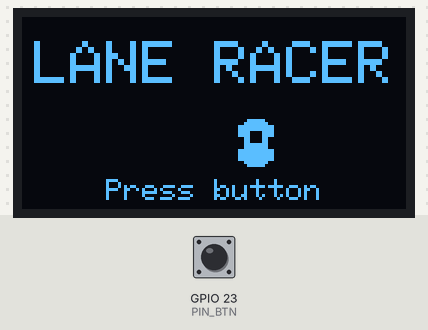
The sketch below on a simulated ESP32. On the bench: 128×64 one-colour display. The test bench sets the inputs (shaded band); at power-on: GPIO 23 (PIN_BTN) HIGH. Random numbers use the default seed unless the sketch sets one.

Above: at 1.2 s.
1.3 s: GPIO 23 (PIN_BTN) pulled LOW for 0.15 s
At 1.55 s:
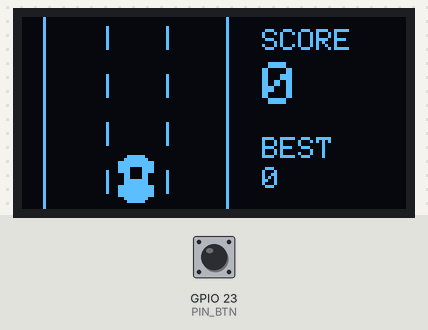
2.0 s: GPIO 23 (PIN_BTN) pulled LOW for 1 s
At 2.45 s:
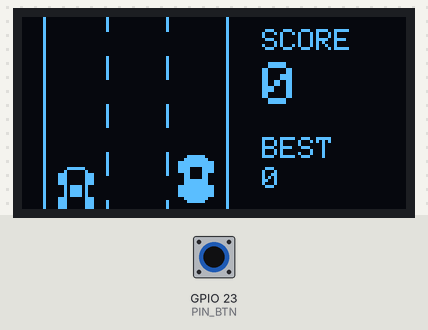
3.6 s: GPIO 23 (PIN_BTN) pulled LOW for 0.15 s
At 3.95 s:
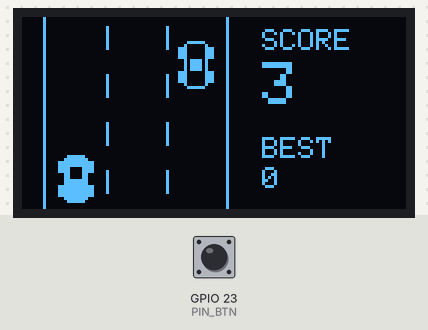
4.3 s: GPIO 23 (PIN_BTN) pulled LOW for 1 s
At 4.55 s:
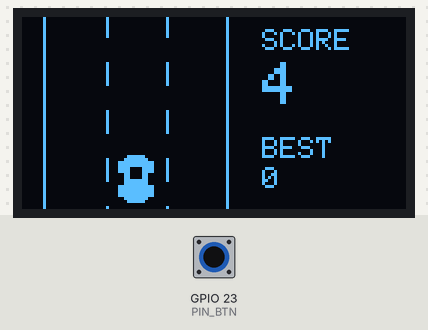
5.9 s: GPIO 23 (PIN_BTN) pulled LOW for 3.2 s
At 9.2 s:
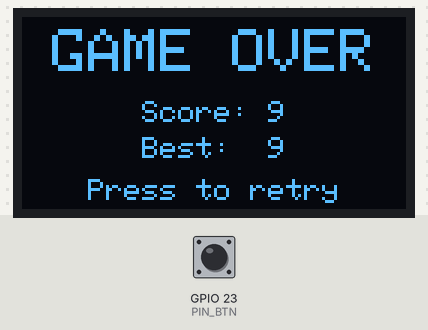
10.6 s: GPIO 23 (PIN_BTN) pulled LOW for 0.15 s
At 11.16 s:
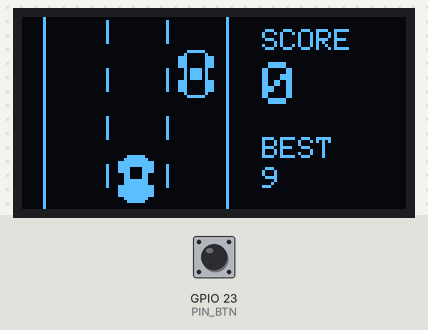
Timing chart, 0 to 12.3 s (numbered marks = the images above; inputs shaded):
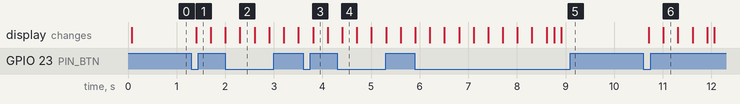

The sketch:

Lane_racer.ino
```cpp
/*
  LANE RACER - one-button racing game for a 128x64 SSD1306 OLED

  Board : ESP32
  OLED  : SSD1306 128x64 I2C  (SDA = GPIO 22, SCL = GPIO 21, address 0x3C)
  Button: GPIO 2 -> GND  (uses the internal pull-up, no resistor needed)

  Libraries (Library Manager):
    - Adafruit SSD1306
    - Adafruit GFX Library

  How to play:
    Each click moves your car to the next lane (1 -> 2 -> 3 -> 1 ...).
    Dodge the other cars. Every car you pass = 1 point. Speed rises with score.
*/

#include <Wire.h>
#include <Adafruit_GFX.h>
#include <Adafruit_SSD1306.h>

// ---------- Hardware ----------
#define SCREEN_W   128
#define SCREEN_H   64
#define OLED_ADDR  0x3C
#define PIN_SDA    22
#define PIN_SCL    21
#define PIN_BTN    23

Adafruit_SSD1306 display(SCREEN_W, SCREEN_H, &Wire, -1);

// ---------- Road / car layout ----------
const int LANES    = 3;
const int LANE_W   = 20;
const int ROAD_X   = 8;                    // left edge of the road
const int ROAD_W   = LANES * LANE_W;       // 60 px wide -> road spans x = 8..68
const int CAR_W    = 12;
const int CAR_H    = 16;
const int PLAYER_Y = SCREEN_H - CAR_H - 2; // player sits near the bottom

// ---------- Game tuning (play with these!) ----------
const int           MAX_ENEMIES = 3;
const int           START_SPEED = 3;       // pixels per frame
const int           MAX_SPEED   = 6;
const int           SPAWN_CHANCE = 10;     // % chance per frame when there is room
const unsigned long FRAME_MS    = 30;      // frame time (~33 fps max)

// ---------- Game state ----------
enum GameState { STATE_TITLE, STATE_PLAY, STATE_OVER };
GameState state = STATE_TITLE;

struct Enemy {
  bool active;
  int  lane;
  int  y;
};
Enemy enemies[MAX_ENEMIES];

int  playerLane = 1;
int  score      = 0;
int  bestScore  = 0;
int  roadScroll = 0;

unsigned long lastFrame = 0;
unsigned long overAt    = 0;
bool pendingPress = false;

// =====================================================
//  Button (debounced, returns true once per press)
// =====================================================
bool readButtonPress() {
  static bool lastReading  = HIGH;
  static bool stableState  = HIGH;
  static unsigned long lastChange = 0;

  bool reading = digitalRead(PIN_BTN);
  if (reading != lastReading) {
    lastChange  = millis();
    lastReading = reading;
  }

  bool pressed = false;
  if ((millis() - lastChange) > 25 && reading != stableState) {
    stableState = reading;
    if (stableState == LOW) pressed = true;   // pressed = pulled to GND
  }
  return pressed;
}

// =====================================================
//  Helpers
// =====================================================
int laneX(int lane) {
  return ROAD_X + lane * LANE_W + (LANE_W - CAR_W) / 2;
}

int currentSpeed() {
  int s = START_SPEED + score / 8;
  return (s > MAX_SPEED) ? MAX_SPEED : s;
}

void drawCentered(const char* txt, int y, int size) {
  int16_t x1, y1;
  uint16_t w, h;
  display.setTextSize(size);
  display.getTextBounds(txt, 0, y, &x1, &y1, &w, &h);
  display.setCursor((SCREEN_W - w) / 2, y);
  display.print(txt);
}

// =====================================================
//  Drawing
// =====================================================
void drawCar(int x, int y, bool player) {
  // wheels
  display.fillRect(x,             y + 2,  3, 4, WHITE);
  display.fillRect(x + CAR_W - 3, y + 2,  3, 4, WHITE);
  display.fillRect(x,             y + 10, 3, 4, WHITE);
  display.fillRect(x + CAR_W - 3, y + 10, 3, 4, WHITE);

  if (player) {
    // solid body with a "windshield" cut-out
    display.fillRoundRect(x + 2, y, CAR_W - 4, CAR_H, 2, WHITE);
    display.fillRect(x + 4, y + 4, CAR_W - 8, 4, BLACK);
  } else {
    // outlined body so enemies look different from you
    display.drawRoundRect(x + 2, y, CAR_W - 4, CAR_H, 2, WHITE);
    display.fillRect(x + 4, y + 6, CAR_W - 8, 4, WHITE);
  }
}

void drawRoad() {
  // road edges
  display.drawFastVLine(ROAD_X - 1,     0, SCREEN_H, WHITE);
  display.drawFastVLine(ROAD_X + ROAD_W, 0, SCREEN_H, WHITE);

  // scrolling dashed lane dividers
  int offset = roadScroll % 16;
  for (int i = 1; i < LANES; i++) {
    int x = ROAD_X + i * LANE_W;
    for (int y = -16 + offset; y < SCREEN_H; y += 16) {
      display.drawFastVLine(x, y, 8, WHITE);
    }
  }
}

void drawPanel() {
  display.setTextColor(WHITE);
  display.setTextSize(1);
  display.setCursor(80, 4);
  display.print("SCORE");
  display.setTextSize(2);
  display.setCursor(80, 15);
  display.print(score);

  display.setTextSize(1);
  display.setCursor(80, 40);
  display.print("BEST");
  display.setCursor(80, 50);
  display.print(bestScore);
}

void drawGame() {
  display.clearDisplay();
  drawRoad();
  for (int i = 0; i < MAX_ENEMIES; i++) {
    if (enemies[i].active) drawCar(laneX(enemies[i].lane), enemies[i].y, false);
  }
  drawCar(laneX(playerLane), PLAYER_Y, true);
  drawPanel();
  display.display();
}

void drawTitle() {
  display.clearDisplay();
  display.setTextColor(WHITE);
  drawCentered("LANE RACER", 8, 2);
  drawCar(laneX(1) + 40, 34, true);       // little decoration
  drawCentered("Press button", 54, 1);
  display.display();
}

void drawGameOver() {
  display.clearDisplay();
  display.setTextColor(WHITE);
  drawCentered("GAME OVER", 4, 2);

  char buf[24];
  snprintf(buf, sizeof(buf), "Score: %d", score);
  drawCentered(buf, 28, 1);
  snprintf(buf, sizeof(buf), "Best:  %d", bestScore);
  drawCentered(buf, 40, 1);
  drawCentered("Press to retry", 54, 1);
  display.display();
}

// =====================================================
//  Game logic
// =====================================================
void startGame() {
  for (int i = 0; i < MAX_ENEMIES; i++) enemies[i].active = false;
  playerLane = 1;
  score      = 0;
  roadScroll = 0;
  state      = STATE_PLAY;
}

void spawnEnemy() {
  for (int i = 0; i < MAX_ENEMIES; i++) {
    if (!enemies[i].active) {
      enemies[i].active = true;
      enemies[i].lane   = random(LANES);
      enemies[i].y      = -CAR_H;
      return;
    }
  }
}

bool checkCrash() {
  for (int i = 0; i < MAX_ENEMIES; i++) {
    if (!enemies[i].active) continue;
    if (enemies[i].lane != playerLane) continue;
    // a little forgiveness (3 px) so it doesn't feel unfair
    if (enemies[i].y + CAR_H > PLAYER_Y + 3 &&
        enemies[i].y < PLAYER_Y + CAR_H - 3) {
      return true;
    }
  }
  return false;
}

void updateGame(bool press) {
  if (press) playerLane = (playerLane + 1) % LANES;

  int spd = currentSpeed();
  roadScroll += spd;

  // move enemies, score when they leave the bottom
  int topMostY = 1000;
  for (int i = 0; i < MAX_ENEMIES; i++) {
    if (!enemies[i].active) continue;
    enemies[i].y += spd;
    if (enemies[i].y > SCREEN_H) {
      enemies[i].active = false;
      score++;
    } else if (enemies[i].y < topMostY) {
      topMostY = enemies[i].y;
    }
  }

  // spawn a new car only when there is enough room after the last one,
  // so there is always time to dodge (gap grows with speed)
  if (topMostY > 28 + spd * 4 && random(100) < SPAWN_CHANCE) {
    spawnEnemy();
  }

  if (checkCrash()) {
    if (score > bestScore) bestScore = score;
    // quick flash on crash
    display.invertDisplay(true);
    delay(120);
    display.invertDisplay(false);
    overAt = millis();
    state  = STATE_OVER;
  }
}

// =====================================================
//  Arduino entry points
// =====================================================
void setup() {
  Serial.begin(115200);
  pinMode(PIN_BTN, INPUT_PULLUP);

  Wire.begin(PIN_SDA, PIN_SCL);
  Wire.setClock(400000);

  if (!display.begin(SSD1306_SWITCHCAPVCC, OLED_ADDR)) {
    Serial.println("SSD1306 not found - check wiring / I2C address");
    for (;;) delay(1000);
  }

  randomSeed(esp_random());
  display.clearDisplay();
  display.display();
}

void loop() {
  // read the button every loop so quick taps are never missed
  if (readButtonPress()) pendingPress = true;

  // run the game at a fixed frame rate
  if (millis() - lastFrame < FRAME_MS) return;
  lastFrame = millis();

  bool press = pendingPress;
  pendingPress = false;

  switch (state) {
    case STATE_TITLE:
      drawTitle();
      if (press) startGame();
      break;

    case STATE_PLAY:
      updateGame(press);
      if (state == STATE_PLAY) drawGame();
      break;

    case STATE_OVER:
      drawGameOver();
      // ignore presses for a moment so you don't restart by accident
      if (press && millis() - overAt > 700) startGame();
      break;
  }
}
```

Measured:
- after the input at 1.3 s, the display: changes after 0.10 s (image 1)
- after the input at 10.6 s, the display: first changes after 0.11 s (image 6 shows a later state)
